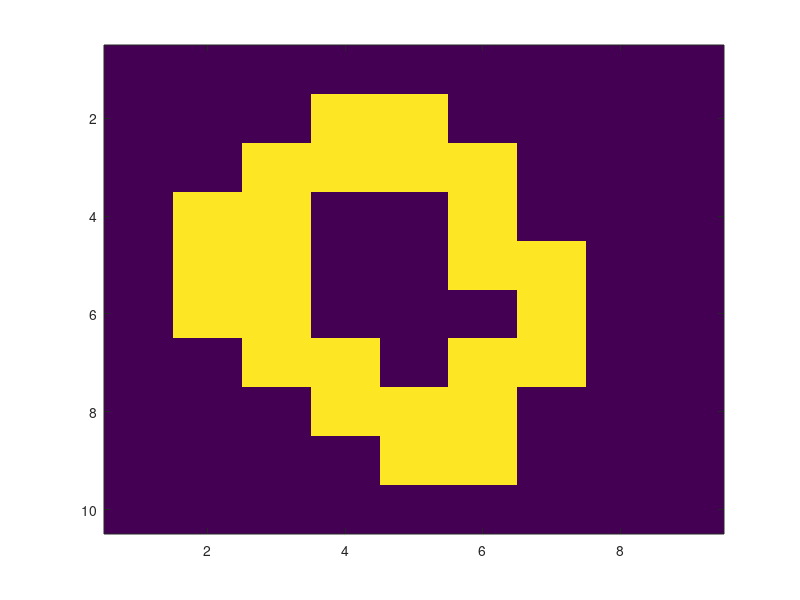

Here is the MATLAB script that generated this plot: (Note: this script raises an error after producing the figure.)
BW2 = [0,0,0,0,0,0,0,0,0;0,0,0,1,1,0,0,0,0;0,0,1,1,1,1,0,0,0;0,1,1,0,0,1,0,0,0;0,1,1,0,0,1,1,0,0;0,1,1,0,0,0,1,0,0;0,0,1,1,0,1,1,0,0;0,0,0,1,1,1,0,0,0;0,0,0,0,1,1,0,0,0;0,0,0,0,0,0,0,0,0];
figure(1)
imagesc(BW2);
imagegrid(gca, size(BW2));
impixelinfo;
colormap(hot);

BW3 = imfill(BW2, 'holes')
figure(3)
imagesc(BW3);
imagegrid(gca, size(BW3));
impixelinfo;
colormap(hot);
Arealet = bwarea(BW3)